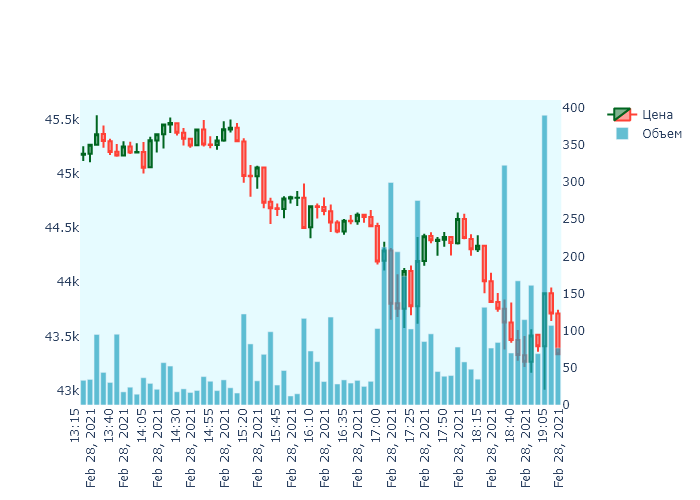

The Python source for this figure:
import plotly.graph_objects as go
# from bs4 import BeautifulSoup
import time
import pandas as pd
from datetime import datetime
from plotly.subplots import make_subplots
import requests
from threading import Thread
import plotly.graph_objs as go
# import pyautogui


class Chart(Thread):
    def __init__(self):
        Thread.__init__(self)
        self.run()

    def run(self):
        timing = 30
        chart_gen()
        while True:
            timing -= 1
            time.sleep(1)
            if timing == 0:
                chart_gen()
                timing = 30
                continue


def datetime_from_utc_to_local(utc_datetime):
    now_timestamp = time.time()
    offset = datetime.fromtimestamp(
        now_timestamp) - datetime.utcfromtimestamp(now_timestamp)
    return utc_datetime + offset


def chart_gen():
    df = pd.read_csv('stockdata.csv', names=[
        "date", "open", "high", "low", "close", "volume", "close_time", "quote_asset_volume", "Number_of_trades", "tn", "tnfg", "Ignore"])
    date = []
    for i in df['date']:

        timed = datetime.utcfromtimestamp(
            int(str(i)[:-3]))
        local = datetime_from_utc_to_local(timed)
        date.append(local)

    fig = make_subplots(specs=[[{"secondary_y": True}]])

    trace1 = go.Candlestick(x=date,
                            open=df['open'],
                            high=df['high'],
                            low=df['low'],
                            close=df['close'], name='Цена')
    trace2 = go.Bar(x=date, y=df["volume"],
                    marker=dict(color='rgb(34,163,192)'), name='Объем', opacity=0.7)

    fig.add_trace(trace1)
    fig.add_trace(trace2, secondary_y=True)

    fig.update_xaxes(tickvals=date[::5])
    fig.update_yaxes(showgrid=False)
    fig.update_layout(plot_bgcolor='#e6fbff')

    fig.update_traces(increasing_line_color='#006620',
                      selector=dict(type='candlestick'))
    fig['layout'].update(xaxis=dict(
        tickangle=-90,
    ))

    fig.update(layout_xaxis_rangeslider_visible=False)
    # fig.write_html("chart.html")
    fig.write_image("chart.png")
    # img_bytes = fig.to_image(format="png")
    # fig.show()

    # screen = pyautogui.screenshot('chart.png')
    # pyautogui.screenshot('chart.png', region=(60, 120, 730, 510))

    print('...ChartGen...')


if __name__ == '__main__':
    chart_gen()
